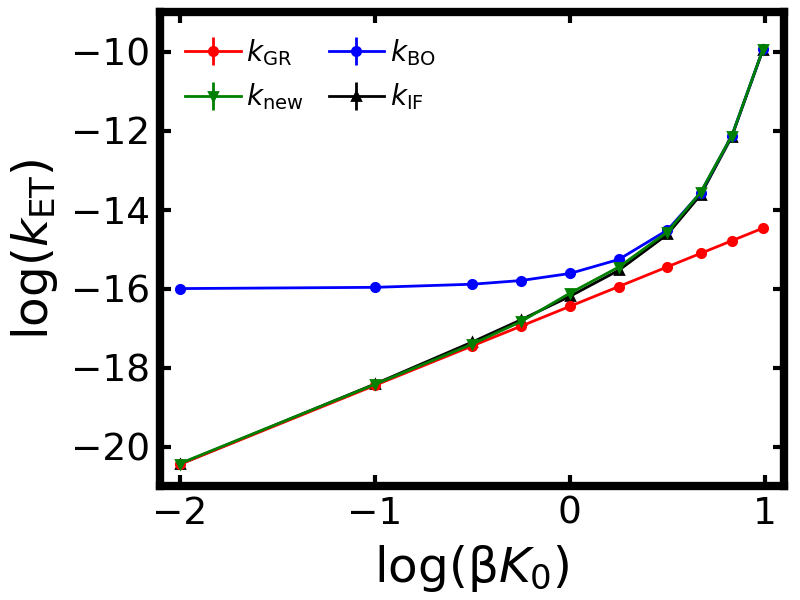

Write the Python code that produced this figure.
import sys
import os
import matplotlib.pyplot as plt   # plots
import numpy as np

from liblibra_core import *
from libra_py import units

from plot_utils import set_style, add_hbar, add_abar

parent_dir = os.path.abspath(os.path.join(os.path.dirname(__file__), '..'))
sys.path.insert(0, parent_dir)

set_style()

calc_dirs = [d for d in os.listdir('../') if d.startswith('_sys_')]
_sys_2_method_1 = sorted([k for k in calc_dirs if k.startswith("_sys_2_method_1")], key=lambda s: float(s.split('_')[8]))
_sys_2_method_3_fix_y = sorted([k for k in calc_dirs if k.startswith("_sys_2_method_3_fix_y")], key=lambda s: float(s.split('_')[8]))
_sys_2_method_3_fix_s = sorted([k for k in calc_dirs if k.startswith("_sys_2_method_3_fix_s")], key=lambda s: float(s.split('_')[8]))

with open("../" + _sys_2_method_1[0] + "/_model_params.txt") as f:
    model_params = eval(f.read())

with open("../" + _sys_2_method_1[0] + "/_control_params_dynamics.txt") as f:
    control_params = eval(f.read())

# ======= Pull in all the rate data =======
beta = units.hartree / (units.boltzmann * control_params["Temperature"])

ktst0 = np.loadtxt("../" + _sys_2_method_1[0] + "/tst_data/ktsts.txt")
kappa0_se = np.loadtxt("../" + _sys_2_method_1[0] + "/kappa_data/kappa_se.txt")[-1]
kappa0_avg = np.loadtxt("../" + _sys_2_method_1[0] + "/kappa_data/kappa_avg.txt")[-1]
kBO0_se = ktst0 * kappa0_se
kBO0 = ktst0 * kappa0_avg

K0_arr = np.array([key.split('_')[8] for key in _sys_2_method_1], dtype=float)[1:]
kGR_arr = np.zeros(K0_arr.shape)
kBO_arr = np.zeros(K0_arr.shape)
kBO_se_arr = np.zeros(K0_arr.shape)
kIF_arr = np.zeros(K0_arr.shape)
kIF_se_arr = np.zeros(K0_arr.shape)
knew_arr = np.zeros(K0_arr.shape)
knew_se_arr = np.zeros(K0_arr.shape)

for i, d in enumerate(_sys_2_method_1[1:]):
    kGR_arr[i] = np.loadtxt("../" + _sys_2_method_1[i+1] + "/tst_data/kGR.txt")
    kBO_arr[i] = np.loadtxt("../" + _sys_2_method_1[i+1] + "/tst_data/ktsts.txt")
    kBO_se_arr[i] = kBO_arr[i] * np.loadtxt("../" + _sys_2_method_1[i+1] + "/kappa_data/kappa_se.txt")[-1]
    kBO_arr[i] *= np.loadtxt("../" + _sys_2_method_1[i+1] + "/kappa_data/kappa_avg.txt")[-1]
    kIF_arr[i] = kGR_arr[i] * kBO_arr[i] / (kGR_arr[i] + kBO0)
    kIF_se_arr[i] = kIF_arr[i] * kBO_se_arr[i] / kBO_arr[i]

for i in range(4):
    knew_arr[i] = np.loadtxt("../" + _sys_2_method_3_fix_y[i] + "/tst_data/ktsty.txt")
    knew_se_arr[i] = knew_arr[i] * np.loadtxt("../" + _sys_2_method_3_fix_y[i] + "/kappa_data/kappa_se.txt")[-1]
    knew_arr[i] *= np.loadtxt("../" + _sys_2_method_3_fix_y[i] + "/kappa_data/kappa_avg.txt")[-1]
for i in range(4,10):
    knew_arr[i] = np.loadtxt("../" + _sys_2_method_3_fix_s[i] + "/tst_data/ktsts.txt")
    knew_se_arr[i] = knew_arr[i] * np.loadtxt("../" + _sys_2_method_3_fix_s[i] + "/kappa_data/kappa_se.txt")[-1]
    knew_arr[i] *= np.loadtxt("../" + _sys_2_method_3_fix_s[i] + "/kappa_data/kappa_avg.txt")[-1]

fig, ax = plt.subplots(dpi=200)
ax.errorbar(np.log10(beta * K0_arr), np.log10(kGR_arr), kGR_arr*0, fmt='o-', markersize=3, linewidth=1, color='r', label=r'$k_\mathrm{GR}$', zorder=3)
ax.errorbar(np.log10(beta * K0_arr), np.log10(knew_arr), knew_se_arr / (knew_arr * np.log(10)), fmt='v-', markersize=3, linewidth=1, color='g', label=r'$k_\mathrm{new}$', zorder=4)
ax.errorbar(np.log10(beta * K0_arr), np.log10(kBO_arr), kBO_se_arr / (kBO_arr * np.log(10)), fmt='o-', markersize=3, linewidth=1, color='b', label=r'$k_\mathrm{BO}$', zorder=2)
ax.errorbar(np.log10(beta * K0_arr), np.log10(kIF_arr), kIF_se_arr / (kIF_arr * np.log(10)), fmt='^-', markersize=3, linewidth=1, color='k', label=r'$k_\mathrm{IF}$', zorder=1)
ax.set_xlim(-2.1,1.1)
ax.set_ylim(-21.0,-9.0)
ax.set_xticks([-2, -1, 0, 1])
ax.set_yticks([-20, -18, -16, -14, -12, -10])
ax.set_xlabel(r"log(β$K_0$)", fontsize = 15)
ax.set_ylabel(r"log($k_{\mathrm{ET}}$)", fontsize = 15)
ax.set_title("")
ax.legend(ncol=2, fontsize=10, loc='upper left', handletextpad=0.2,  columnspacing=0.9)

plt.subplots_adjust(left=0.18, right=0.98, top=0.98, bottom=0.17)
plt.savefig('fig5.png')

